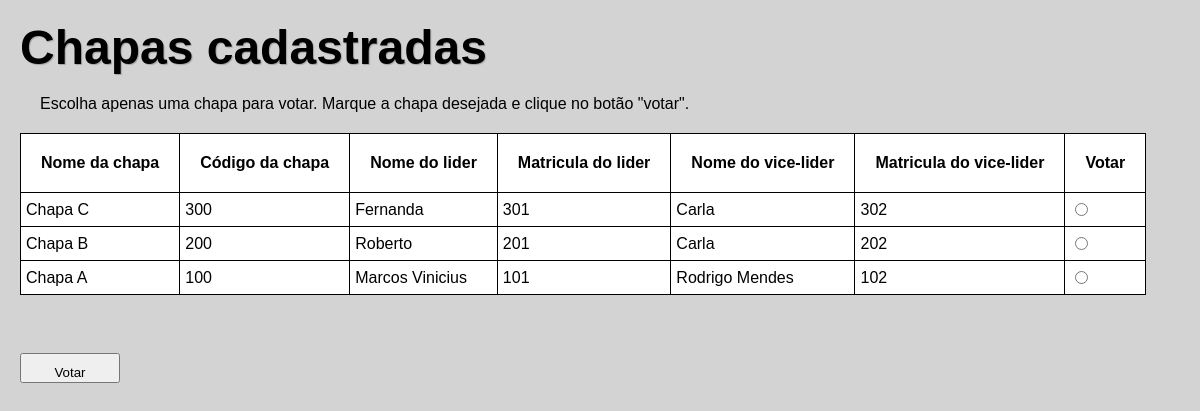
Page /projeto-unit/paginas-secundarias/cadastroVotos.php on the committed database.
### tables this page shows
CREATE TABLE `chapas` (
  `id` int(11) NOT NULL,
  `nome` varchar(220) NOT NULL,
  `codigo` int(11) NOT NULL,
  `nome_lider` varchar(50) NOT NULL,
  `codigo_lider` int(10) NOT NULL,
  `nome_vice` varchar(50) NOT NULL,
  `codigo_vice` int(10) NOT NULL,
  `contadorVoto` tinyint(1) NOT NULL
);

### projeto-unit/paginas-secundarias/cadastroVotos.php (the view, shortened to what this page needs)
<?php
include("../scripts/conexao.php");
$sqlConsulta5 = "SELECT * FROM chapas ORDER BY id DESC";
$result15 = $conn->query($sqlConsulta5);
?>
<!DOCTYPE html>
<html lang="pt-br">
<head>
    <link rel="stylesheet" href="../estilos/tabelas.css">
</head>
<body>
    <h1>Chapas cadastradas</h1>
    <p>Escolha apenas uma chapa para votar. Marque a chapa desejada e clique no botão "votar".</p>
    <form action="../scripts/contabilizaVoto.php" method="post">
        <table class="tabelas">
            <thead>
                <tr>
                    <th scope="col">Nome da chapa</th>
                    <th scope="col">Código da chapa</th>
                    <th scope="col">Nome do lider</th>
                    <th scope="col">Matricula do lider</th>
                    <th scope="col">Nome do vice-lider</th>
                    <th scope="col">Matricula do vice-lider</th>
                    <th scope="col">Votar</th>
                </tr>
            </thead>
            <tbody>
                <?php
                while($userData1 = mysqli_fetch_assoc($result15)){
                    echo "<tr>";
                    echo "<td>" . $userData1['nome'] . "</td>";
                    echo "<td>" . $userData1['codigo'] . "</td>";
                    echo "<td>" . $userData1['nome_lider'] . "</td>";
                    echo "<td>" . $userData1['codigo_lider'] . "</td>";
                    echo "<td>" . $userData1['nome_vice'] . "</td>";
                    echo "<td>" . $userData1['codigo_vice'] . "</td>";
                    echo '<td><input type="radio" name="chapaVoto" value="' . $userData1['codigo'] . '"></td>';
                    echo "</tr>";
                }
                ?>
            </tbody>
        </table>
        <br>
        <button class="botoes" type="submit">Votar</button>
    </form>
</body>
</html>

### projeto-unit/estilos/tabelas.css (style rules this page uses)
* { font-family: Arial, Helvetica, sans-serif, "Arial Narrow", Arial, sans-serif; padding: 0; margin: 0; box-sizing: border-box; }
body { background-color: lightgray; }
h1 { font-size: 3em; margin: 20px; text-shadow: 1px 1px 1px rgba(0, 0, 0, 0.233); }
table th { padding: 20px; }
table, th, td { border: 1px solid black; border-collapse: collapse; padding: 5px; margin: 20px; background-color: white; }
button { margin: 20px; padding: 10px; }
p { text-indent: 20px; margin-top: 10px; margin-left: 20px; }
.botoes { margin-top: 20px; margin-bottom: 20px; width: 100px; height: 30px; }
label, input { margin: 5px; padding: 3px; }

### rows in the picture
chapas: nome "Chapa C", codigo "300", nome_lider "Fernanda", codigo_lider "301", nome_vice "Carla", codigo_vice "302"
chapas: nome "Chapa B", codigo "200", nome_lider "Roberto", codigo_lider "201", nome_vice "Carla", codigo_vice "202"
chapas: nome "Chapa A", codigo "100", nome_lider "Marcos Vinicius", codigo_lider "101", nome_vice "Rodrigo Mendes", codigo_vice "102"
